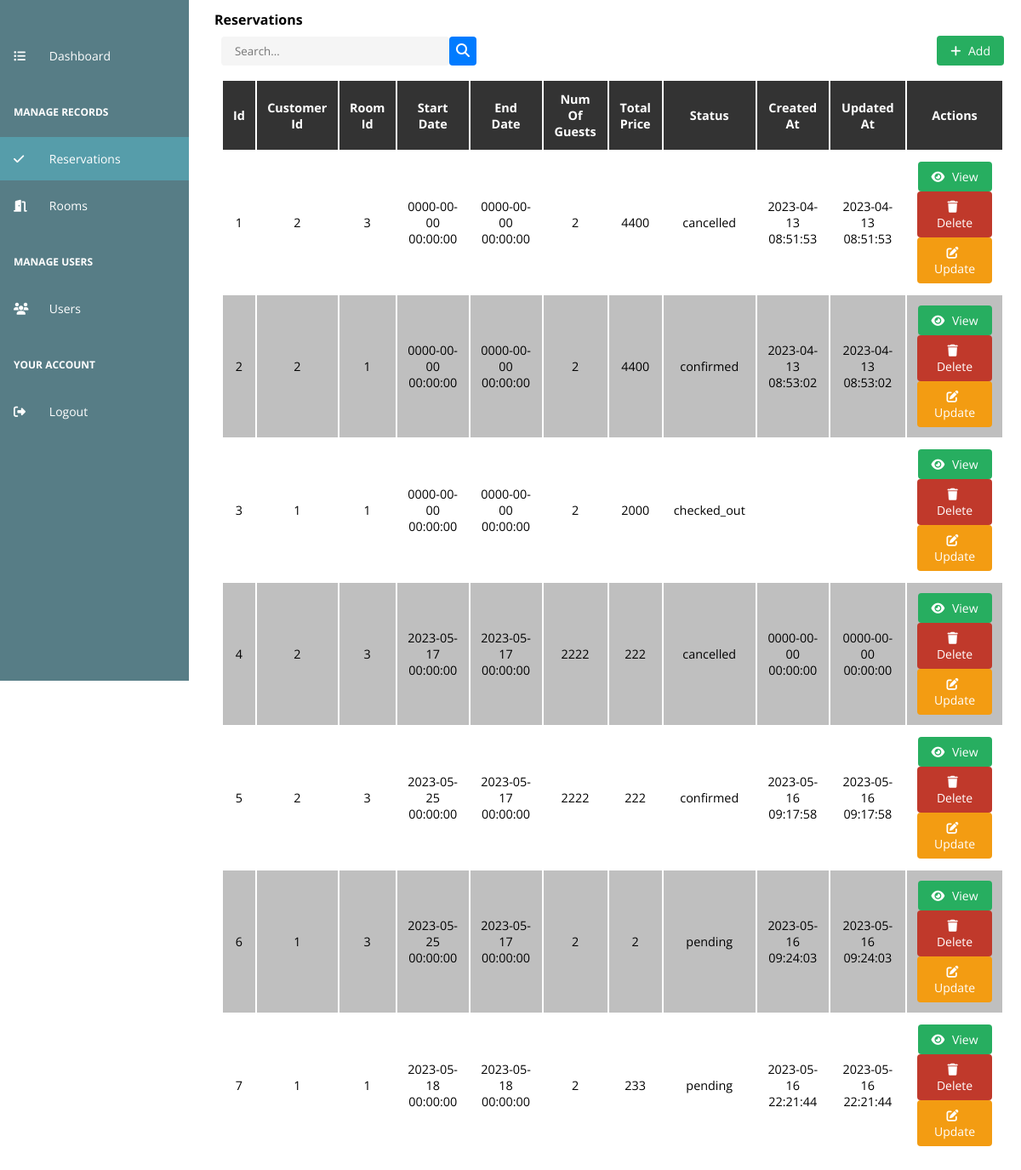
Screenshot of /admin/reservations with the database file from the repository.
### tables this page shows
CREATE TABLE `reservations` (
  `id` int(11) NOT NULL,
  `customer_id` int(11) NOT NULL,
  `room_id` int(11) NOT NULL,
  `start_date` datetime NOT NULL,
  `end_date` datetime DEFAULT NULL,
  `num_of_guests` int(11) NOT NULL DEFAULT 2,
  `total_price` int(11) NOT NULL,
  `status` varchar(255) NOT NULL DEFAULT 'pending',
  `created_at` datetime DEFAULT current_timestamp(),
  `updated_at` datetime DEFAULT current_timestamp()
);

### admin/components/Table.php (the view, shortened to what this page needs)
<?php
class Table
{
    private $tbl, $header, $content, $id, $styles, $attributes, $columns, $form;
    public function __construct($tbl)
    {
        $this->tbl = $tbl;
    }
    public function build_header()
    {
        $header = "";
        $keys = array_keys($this->tbl[0]);
        foreach ($keys as $th) {
            $newTh = str_replace("_", " ", $th);
            $header .= "<th>$newTh</th>";
        }
        $header .= "<th>Actions</th>";
    }
    public function build_rows()
    {
        $rows = "";
        foreach ($this->tbl as $key => $row) {
            $rows .= "<tr>";
            $targetId = 0;
            foreach ($row as $subKey => $subRow) {
                $rows .= "<td>$subRow</td>";
                if($subKey == "id") $targetId = $subRow;
            }
            $rows .= <<<ACT
            <td>
                <button class="action-button view-button" method="view" target-modal="view_reservation_modal" target-id="{$targetId}"
                    target-form="{$this->getForm()}ViewForm" data-function="fetch_user_rooms">
                    <i class="fas fa-eye"></i> View
                </button>
                <button class="action-button delete-button" method="delete" target-modal="delete_confirmation_modal" target-id="{$targetId}">
                    <i class="fas fa-trash"></i> Delete
                </button>
                <button class="action-button update-button" method="update" target-modal="update_reservation_modal" target-id="{$targetId}"
                    target-form="{$this->getForm()}UpdateForm" data-function="fetch_user_rooms">
                    <i class="fas fa-edit"></i> Update
                </button>
            </td>
            ACT;
            $rows .= "</tr>";
        }
    }
    function build_table()
    {
        $this->build_header();
        $this->build_rows();
        return <<<TBL
            <table class="tbl">
                <thead>
                    {$this->getHeader()}
                </thead>
                <tbody>
                    {$this->getContent()}
                </tbody>
            </table>
            TBL;
    }
    public function getHeader()
    {
        return $this->header;
    }
    public function setHeader($header)
    {
        $this->header = $header;
        return $this;
    }
    public function getContent()
    {
        return $this->content;
    }
    public function setContent($content)
    {
        $this->content = $content;
        return $this;
    }
    public function getForm()
    {
        return $this->form;
    }
    public function setForm($form)
    {
        $this->form = $form;
        return $this;
    }
}

### admin/assets/css/styles.css (style rules this page uses)
:root { --primary-color: #2980b9; --secondary-color: #6c757d; --success-color: #27ae60; --danger-color: #c0392b; --warning-color: #f39c12; --info-color: #17a2b8; --light-color: #f8f9fa; --dark-color: #343a40; }
* { margin: 0; padding: 0; outline: none; box-sizing: border-box; font-family: 'Open Sans', sans-serif; }
body, html { height: 100%; }
body { display: grid; grid-template-columns: 1fr 4fr; }
.tbl { width: 100%; padding: 0.5rem; }
.tbl tr:nth-child(even), .tbl tr:hover { background-color: rgba(0, 0, 0, 0.25); }
.tbl th { background-color: #333; color: #fff; text-transform: capitalize; padding: 0.75rem; }
.tbl td, th { padding: 0.75rem; text-align: center; font-size: 0.9rem; }
.action-button, .row-action-buttons { display: inline-block; padding: 8px 16px; border-radius: 4px; font-size: 14px; color: #fff; background-color: #3498db; border: none; cursor: pointer; transition: background-color 0.3s ease; }
.view-button, .add-button { background-color: var(--success-color); }
.delete-button { background-color: var(--danger-color); }
.update-button { background-color: var(--warning-color); }
.action-button i { margin-right: 5px; }

### rows the page displays
reservations: id "1", customer "2", room "3", start_date "0000-00-00 00:00:00", end_date "0000-00-00 00:00:00", num_of_guests "2", total_price "4400", status "cancelled", created_at "2023-04-13 08:51:53", updated_at "2023-04-13 08:51:53"
reservations: id "2", customer "2", room "1", start_date "0000-00-00 00:00:00", end_date "0000-00-00 00:00:00", num_of_guests "2", total_price "4400", status "confirmed", created_at "2023-04-13 08:53:02", updated_at "2023-04-13 08:53:02"
reservations: id "3", customer "1", room "1", start_date "0000-00-00 00:00:00", end_date "0000-00-00 00:00:00", num_of_guests "2", total_price "2000", status "checked_out"
reservations: id "4", customer "2", room "3", start_date "2023-05-17 00:00:00", end_date "2023-05-17 00:00:00", num_of_guests "2222", total_price "222", status "cancelled", created_at "0000-00-00 00:00:00", updated_at "0000-00-00 00:00:00"
reservations: id "5", customer "2", room "3", start_date "2023-05-25 00:00:00", end_date "2023-05-17 00:00:00", num_of_guests "2222", total_price "222", status "confirmed", created_at "2023-05-16 09:17:58", updated_at "2023-05-16 09:17:58"
reservations: id "6", customer "1", room "3", start_date "2023-05-25 00:00:00", end_date "2023-05-17 00:00:00", num_of_guests "2", total_price "2", status "pending", created_at "2023-05-16 09:24:03", updated_at "2023-05-16 09:24:03"
reservations: id "7", customer "1", room "1", start_date "2023-05-18 00:00:00", end_date "2023-05-18 00:00:00", num_of_guests "2", total_price "233", status "pending", created_at "2023-05-16 22:21:44", updated_at "2023-05-16 22:21:44"

### other values shown
$newTh "Id"
$newTh "Customer Id"
$newTh "Room Id"
$newTh "Start Date"
$newTh "End Date"
$newTh "Num Of Guests"
$newTh "Total Price"
$newTh "Status"
$newTh "Created At"
$newTh "Updated At"
